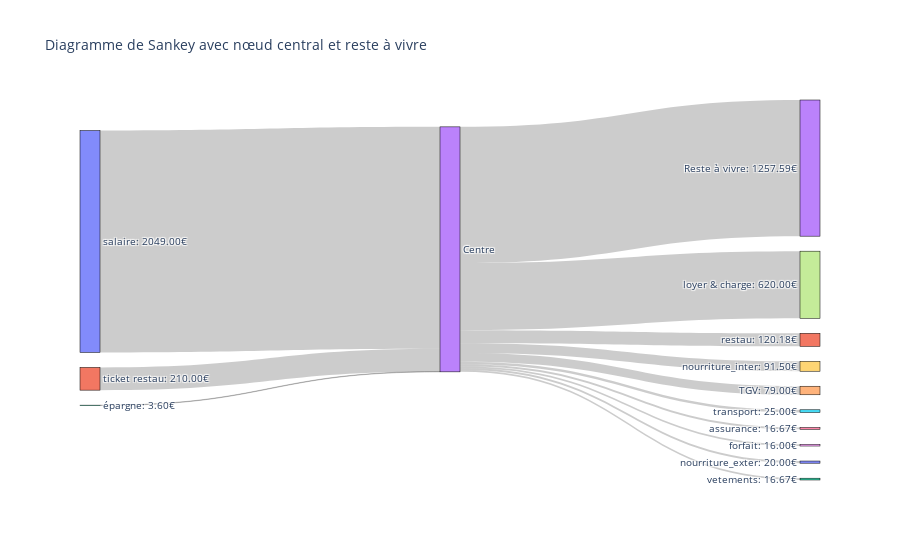

Here is the notebook cell this chart was saved with:
### Code cell
import plotly.graph_objects as go

def plot_sankey_with_middle(input_labels, output_labels):
    middle_node = "Centre"
    reste_a_vivre_node = "Reste à vivre"
    
    # Liste des labels : sources + centre + cibles + reste à vivre
    labels = list(input_labels.keys()) + [middle_node] + list(output_labels.keys()) + [reste_a_vivre_node]
    label_indices = {label: i for i, label in enumerate(labels)}

    source_indices = []
    target_indices = []
    values = []

    # Flux des sources vers le centre
    for label, val in input_labels.items():
        source_indices.append(label_indices[label])
        target_indices.append(label_indices[middle_node])
        values.append(val)

    # Flux du centre vers les cibles
    for label, val in output_labels.items():
        source_indices.append(label_indices[middle_node])
        target_indices.append(label_indices[label])
        values.append(val)

    # Calcul du reste à vivre
    total_input = sum(input_labels.values())
    total_output = sum(output_labels.values())
    reste_a_vivre = total_input - total_output

    # Ajouter le flux vers le "Reste à vivre"
    source_indices.append(label_indices[middle_node])
    target_indices.append(label_indices[reste_a_vivre_node])
    values.append(reste_a_vivre)

    # Créer les labels avec les montants arrondis au centime
    labels_with_values = [f"{label}: {val:.2f}€" for label, val in input_labels.items()] + [middle_node] + [f"{label}: {val:.2f}€" for label, val in output_labels.items()] + [f"{reste_a_vivre_node}: {reste_a_vivre:.2f}€"]

    # Création du Sankey
    fig = go.Figure(data=[go.Sankey(
        node=dict(
            pad=15,
            thickness=20,
            line=dict(color="black", width=0.5),
            label=labels_with_values
        ),
        link=dict(
            source=source_indices,
            target=target_indices,
            value=values
        )
    )])

    fig.update_layout(title_text="Diagramme de Sankey avec nœud central et reste à vivre", font_size=10)
    fig.show()

# Exemple d'utilisation
input_labels_arthur = {
    "salaire": 2049,
    "ticket restau": 210,
    "épargne": 3.6
}

output_labels = {
    "TGV": 79,
    "transport": 25,
    "assurance": 200/12,
    "loyer & charge": 620,
    "forfait": 16,
    "nourriture_inter": 365.99/4,
    "nourriture_exter": 20,
    "restau": 365/(7*12)*15+55,
    "vetements": 100/6,
}

plot_sankey_with_middle(input_labels_arthur, output_labels)

### Figure 1 — Plotly figure (JSON) as saved in the notebook; plotly's stock layout.template omitted (floating-point values rounded to 4 significant figures)
{"data": [{"link": {"source": [0, 1, 2, 3, 3, 3, 3, 3, 3, 3, 3, 3, 3], "target": [3, 3, 3, 4, 5, 6, 7, 8, 9, 10, 11, 12, 13], "value": [2049, 210, 3.6, 79, 25, 16.67, 620, 16, 91.5, 20, 120.2, 16.67, 1258.0]}, "node": {"label": ["salaire: 2049.00€", "ticket restau: 210.00€", "épargne: 3.60€", "Centre", "TGV: 79.00€", "transport: 25.00€", "assurance: 16.67€", "loyer & charge: 620.00€", "forfait: 16.00€", "nourriture_inter: 91.50€", "nourriture_exter: 20.00€", "restau: 120.18€", "vetements: 16.67€", "Reste à vivre: 1257.59€"], "line": {"color": "black", "width": 0.5}, "pad": 15, "thickness": 20}, "type": "sankey"}], "layout": {"font": {"size": 10}, "title": {"text": "Diagramme de Sankey avec nœud central et reste à vivre"}}}
